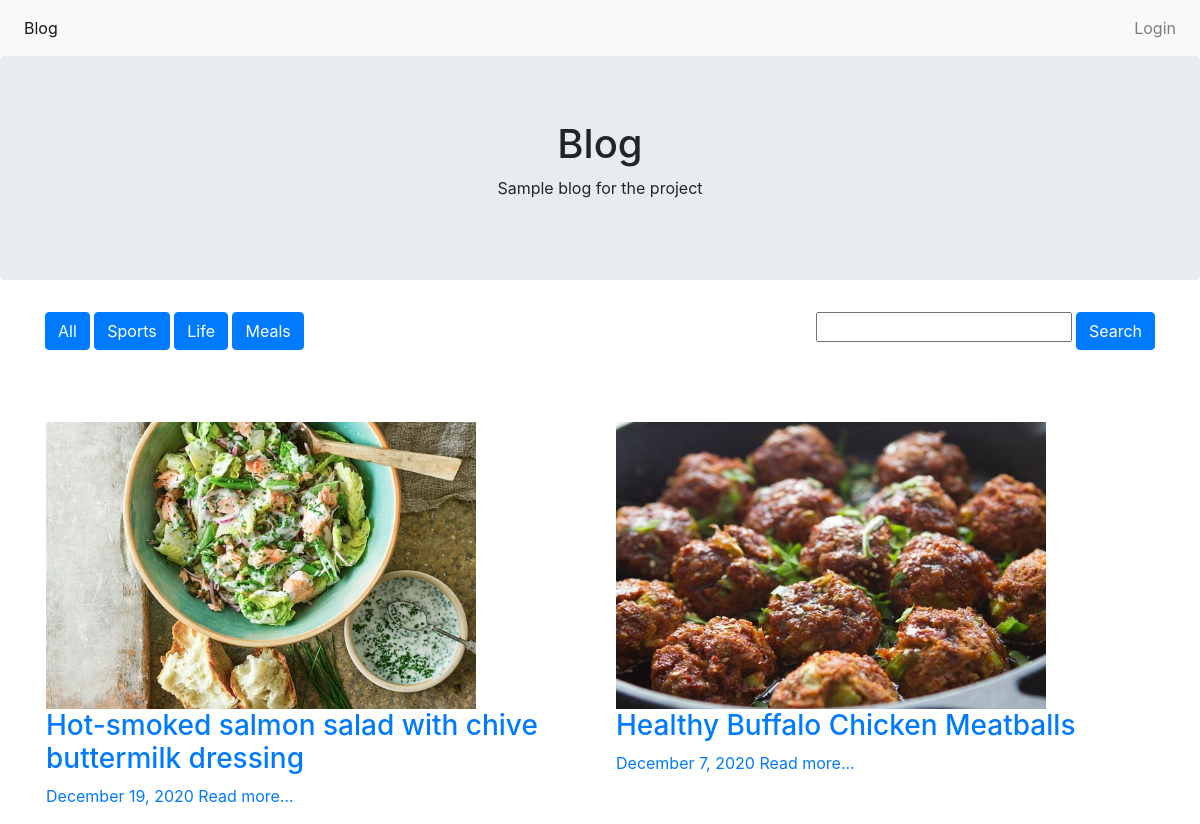
/index.php?category=3, run on the app's committed database.
### tables this page shows
CREATE TABLE `categories` (
  `id` int NOT NULL,
  `categoryname` varchar(70) NOT NULL
);

CREATE TABLE `posts` (
  `id` int NOT NULL,
  `title` varchar(255) NOT NULL,
  `slug` varchar(255) NOT NULL,
  `image` varchar(255) NOT NULL,
  `body` text NOT NULL,
  `published` tinyint(1) NOT NULL,
  `created_at` timestamp NOT NULL DEFAULT CURRENT_TIMESTAMP,
  `category` int NOT NULL
);

### includes/public_functions.php (called while the page is built, shortened)
<?php
function getPublishedPosts($category) {
	global $mysqli;
	$posts = null;
	if(!empty(trim($category)))
		$sql = "SELECT * FROM posts WHERE category = '". $mysqli->real_escape_string($category)."' and published=true order by created_at desc";
	else
		$sql = "SELECT * FROM posts WHERE published=true order by created_at desc";
	$result = $mysqli->query($sql);
	if($result)
		$posts = $result->fetch_all(MYSQLI_ASSOC);
	return $posts;
}
function getCategories() {
	global $mysqli;
	$categories = null;
	$sql = "SELECT * from categories";
	$result = $mysqli->query($sql);
	if($result)
		$categories = $result->fetch_all(MYSQLI_ASSOC);
	return $categories;
}
?>

### index.php (the view, shortened to what this page needs)
<?php
$par_category = "";
$par_searchword = "";
if (isset($_GET["category"]))
    $par_category = $_GET["category"];
?>
<!DOCTYPE html>
<html lang="it">
<head>
   <?php include (dirname(__FILE__).'/components/head.php');?>
   <?php require_once('config.php') ?>
   <?php require_once(ROOT_PATH .'/includes/public_functions.php') ?>
   <?php
      if(!empty($par_searchword))
         $posts = getPublishedPostsFiltered($par_searchword);
      else
         $posts = getPublishedPosts($par_category);
      $categories = getCategories();
   ?>
</head>
<body>
   <?php include (dirname(__FILE__).'/components/navbar.php');?>
   <div class="jumbotron text-center">
      <h1>Blog</h1>
      <p>Sample blog for the project</p>
   </div>
   <div class="container">
      <div class="row content">
      <div id="categories" class="col-8 mb-5">
         <a href="index.php" class="btn btn-primary">All</a>
         <?php foreach ($categories as $category): ?>
            <a class="btn btn-primary" href="index.php?category=<?php echo $category['id']?>"><?php echo $category['categoryname'];?></a>
         <?php endforeach ?>
      </div>
      <div id="search" class="col-4">
            <button class="btn btn-primary float-right ml-1" onclick="window.open('index.php?search=' + document.getElementById('txtsearch').value, '_self')">Search</button>
            <input class="float-right" type="text" id="txtsearch" value="<?php echo $par_searchword?>">
      </div>
      <div id="searchresults" class="col-12">
      </div>
      <?php foreach ($posts as $post): ?>
         <div class="col-md-6 post">
            <img src="<?php echo '/images/' . $post['image']; ?>" class="post_image" alt="">
            <a href="single_post.php?post-slug=<?php echo $post['slug']; ?>">
               <div class="post_info">
                  <h3><?php echo $post['title'] ?></h3>
                  <div class="info">
                     <span><?php echo date("F j, Y ", strtotime($post["created_at"])); ?></span>
                     <span class="read_more">Read more...</span>
                  </div>
               </div>
            </a>
         </div>
      <?php endforeach ?>
      </div>
   </div>
</body>
</html>

### style.css (style rules this page uses)
h1 { text-align: center; }
img { max-width: 80%; }
.post { padding: 1em; }

### data on the page
categories: categoryname "Sports"
categories: categoryname "Life"
categories: categoryname "Meals"
posts: image (picture), title "Hot-smoked salmon salad with chive buttermilk dressing", created_at "December 19, 2020"
posts: image (picture), title "Healthy Buffalo Chicken Meatballs", created_at "December 7, 2020"
